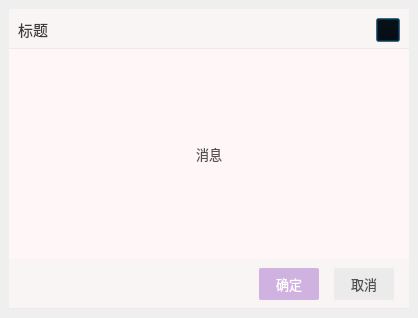
<?xml version="1.0" encoding="UTF-8"?>
<ui version="4.0">
 <class>Message</class>
 <widget class="QDialog" name="Message">
  <property name="geometry">
   <rect>
    <x>0</x>
    <y>0</y>
    <width>418</width>
    <height>318</height>
   </rect>
  </property>
  <property name="minimumSize">
   <size>
    <width>418</width>
    <height>318</height>
   </size>
  </property>
  <widget class="QWidget" name="StyleSheet" native="true">
   <property name="geometry">
    <rect>
     <x>0</x>
     <y>0</y>
     <width>418</width>
     <height>318</height>
    </rect>
   </property>
   <property name="minimumSize">
    <size>
     <width>418</width>
     <height>318</height>
    </size>
   </property>
   <property name="maximumSize">
    <size>
     <width>418</width>
     <height>318</height>
    </size>
   </property>
   <property name="styleSheet">
    <string notr="true">#TitleWidget {
    border-bottom: 1px solid rgb(235, 235, 235);
    background-color: rgb(250, 245, 245);
}

#Title {
	font-family: &quot;微软雅黑&quot;;
    font: 11pt;
    border: none;
    background-color: transparent;
    color: rgb(60, 60, 60);
}

#TitleWidget QPushButton {
    background-color: transparent;
}

#TitleWidget QPushButton:hover {
    background-color: gainsboro;
    border-radius: 2px;
}

#TitleWidget QPushButton:pressed {
    background-color: lightgray;
    border-radius: 2px;
}

/*=========================*/

#MessageWidget {
    background-color: rgb(255, 246, 248);
}

#MessageLabel {
	font-family: &quot;微软雅黑&quot;;
    font: 10pt;
    border: none;
    background-color: transparent;
    color: rgb(80, 80, 80);
}

/*=========================*/
#DefaultWidget {
    border-bottom: 1px solid rgb(235, 235, 235);
    background-color: rgb(250, 245, 245);
}
#ButtonCancel{
    background-color: rgb(235, 235, 235);
	font-family: &quot;微软雅黑&quot;;
	font-size: 10pt;
	color: rgb(80, 80, 80);
    border-radius: 2px;
}

#ButtonCancel:hover {
    background-color: gainsboro;
    border-radius: 2px;
}

#ButtonCancel:pressed {
    background-color: lightgray;
    border-radius: 2px;
}

#ButtonOk {
    background-color: rgb(208, 178, 224);
	font-family: &quot;微软雅黑&quot;;
	font-size: 10pt;
	color: rgb(255, 255, 255);
    border-radius: 2px;
}

#ButtonOk:hover {
    background-color: rgb(197, 172, 227);
    border-radius: 2px;
}

#ButtonOk:pressed {
    background-color: rgb(181, 164, 232);
    border-radius: 2px;
}</string>
   </property>
   <layout class="QVBoxLayout" name="verticalLayout">
    <property name="spacing">
     <number>0</number>
    </property>
    <property name="leftMargin">
     <number>9</number>
    </property>
    <property name="topMargin">
     <number>9</number>
    </property>
    <property name="rightMargin">
     <number>9</number>
    </property>
    <property name="bottomMargin">
     <number>9</number>
    </property>
    <item>
     <widget class="QWidget" name="TitleWidget" native="true">
      <property name="minimumSize">
       <size>
        <width>400</width>
        <height>40</height>
       </size>
      </property>
      <property name="maximumSize">
       <size>
        <width>400</width>
        <height>40</height>
       </size>
      </property>
      <layout class="QHBoxLayout" name="horizontalLayout">
       <item>
        <widget class="QLabel" name="Title">
         <property name="text">
          <string>标题</string>
         </property>
         <property name="alignment">
          <set>Qt::AlignmentFlag::AlignCenter</set>
         </property>
        </widget>
       </item>
       <item>
        <spacer name="horizontalSpacer">
         <property name="orientation">
          <enum>Qt::Orientation::Horizontal</enum>
         </property>
         <property name="sizeHint" stdset="0">
          <size>
           <width>40</width>
           <height>20</height>
          </size>
         </property>
        </spacer>
       </item>
       <item>
        <widget class="QPushButton" name="ButtonExit">
         <property name="minimumSize">
          <size>
           <width>24</width>
           <height>24</height>
          </size>
         </property>
         <property name="maximumSize">
          <size>
           <width>24</width>
           <height>24</height>
          </size>
         </property>
         <property name="toolTip">
          <string>关闭</string>
         </property>
         <property name="icon">
          <iconset resource="../resources/resources.qrc">
           <normaloff>:/button_images/close_32px.png</normaloff>:/button_images/close_32px.png</iconset>
         </property>
        </widget>
       </item>
      </layout>
     </widget>
    </item>
    <item>
     <widget class="QWidget" name="MessageWidget" native="true">
      <property name="layoutDirection">
       <enum>Qt::LayoutDirection::RightToLeft</enum>
      </property>
      <layout class="QVBoxLayout" name="verticalLayout_2">
       <item>
        <widget class="QLabel" name="MessageLabel">
         <property name="text">
          <string>消息</string>
         </property>
         <property name="alignment">
          <set>Qt::AlignmentFlag::AlignCenter</set>
         </property>
        </widget>
       </item>
      </layout>
     </widget>
    </item>
    <item>
     <widget class="QWidget" name="DefaultWidget" native="true">
      <property name="minimumSize">
       <size>
        <width>400</width>
        <height>50</height>
       </size>
      </property>
      <property name="maximumSize">
       <size>
        <width>400</width>
        <height>50</height>
       </size>
      </property>
      <layout class="QHBoxLayout" name="horizontalLayout_2">
       <property name="spacing">
        <number>15</number>
       </property>
       <property name="leftMargin">
        <number>0</number>
       </property>
       <property name="topMargin">
        <number>0</number>
       </property>
       <property name="rightMargin">
        <number>15</number>
       </property>
       <property name="bottomMargin">
        <number>0</number>
       </property>
       <item>
        <spacer name="horizontalSpacer_2">
         <property name="orientation">
          <enum>Qt::Orientation::Horizontal</enum>
         </property>
         <property name="sizeHint" stdset="0">
          <size>
           <width>40</width>
           <height>20</height>
          </size>
         </property>
        </spacer>
       </item>
       <item>
        <widget class="QPushButton" name="ButtonOk">
         <property name="minimumSize">
          <size>
           <width>60</width>
           <height>32</height>
          </size>
         </property>
         <property name="maximumSize">
          <size>
           <width>60</width>
           <height>32</height>
          </size>
         </property>
         <property name="text">
          <string>确定</string>
         </property>
        </widget>
       </item>
       <item>
        <widget class="QPushButton" name="ButtonCancel">
         <property name="minimumSize">
          <size>
           <width>60</width>
           <height>32</height>
          </size>
         </property>
         <property name="maximumSize">
          <size>
           <width>60</width>
           <height>32</height>
          </size>
         </property>
         <property name="text">
          <string>取消</string>
         </property>
        </widget>
       </item>
      </layout>
     </widget>
    </item>
   </layout>
  </widget>
 </widget>
 <resources>
  <include location="../resources/resources.qrc"/>
 </resources>
 <connections/>
</ui>
